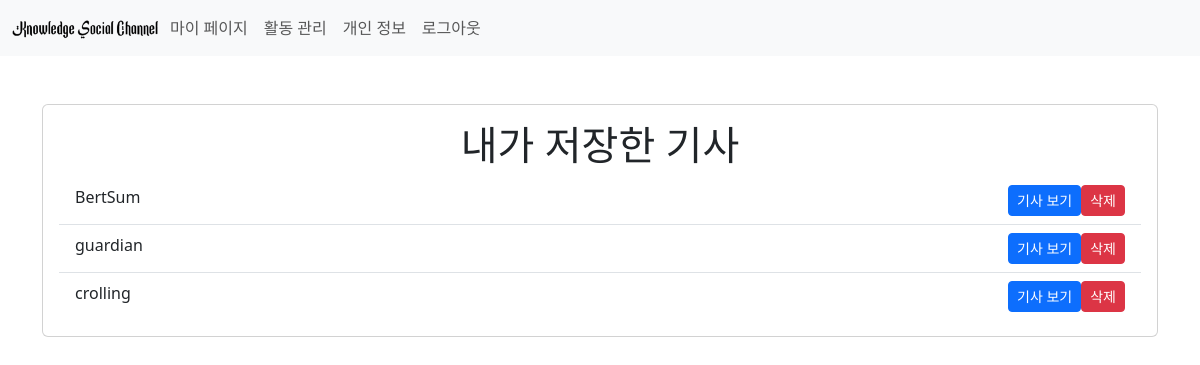
/news/1/bookmark_list/ (signed in), run on the app's committed database.
### home/models.py (models this page shows, shortened)
class Bookmark(models.Model):
    user = models.ForeignKey(settings.AUTH_USER_MODEL, on_delete=models.CASCADE)
    article = models.ForeignKey(Article, on_delete=models.CASCADE)

class Article(models.Model):
    title = models.CharField(max_length=255)
    content = models.TextField()
    abstract = models.TextField()
    category = models.ForeignKey(Category, on_delete=models.CASCADE)
    content_url = models.URLField()
    article_public_Date = models.CharField(max_length=255)

### news/views.py (the view)
# urls.py: path("<int:user_pk>/bookmark_list/", views.bookmark_list, name="bookmark_list"),
@login_required
def bookmark_list(request, user_pk):
    user_bookmarks = Bookmark.objects.filter(user=request.user)
    return render(request, 'news/bookmark_list.html', {'user_bookmarks': user_bookmarks})

### news/templates/news/bookmark_list.html (shortened to what this page needs)
{% extends "base.html" %}
{% block content %}
<div class="container mt-5">
  <div class="row justify-content-center">
    <div class="col-md-12">
      <div class="card">
        <div class="card-body text-center">
          <h1>내가 저장한 기사</h1>
          <ul class="list-group list-group-flush">
            {% for bookmark in user_bookmarks %}
              <li class="list-group-item">
                <span class="float-start">{{ bookmark.article.title }}</span>
                <form method="post" action="{% url 'news:bookmark_delete' bookmark.id %}">
                  <button type="submit" class="btn btn-danger btn-sm float-end">삭제</button>
                  <a href="{% url 'news:news_detail' bookmark.article.id %}" class="btn btn-primary btn-sm float-end">기사 보기</a>
                </form>
              </li>
            {% empty %}
              <li class="list-group-item">저장한 기사가 없습니다.</li>
            {% endfor %}
          </ul>
        </div>
      </div>
    </div>
  </div>
</div>
{% endblock %}

### data on the page
Bookmark: article "BertSum"
Bookmark: article "guardian"
Bookmark: article "crolling"
